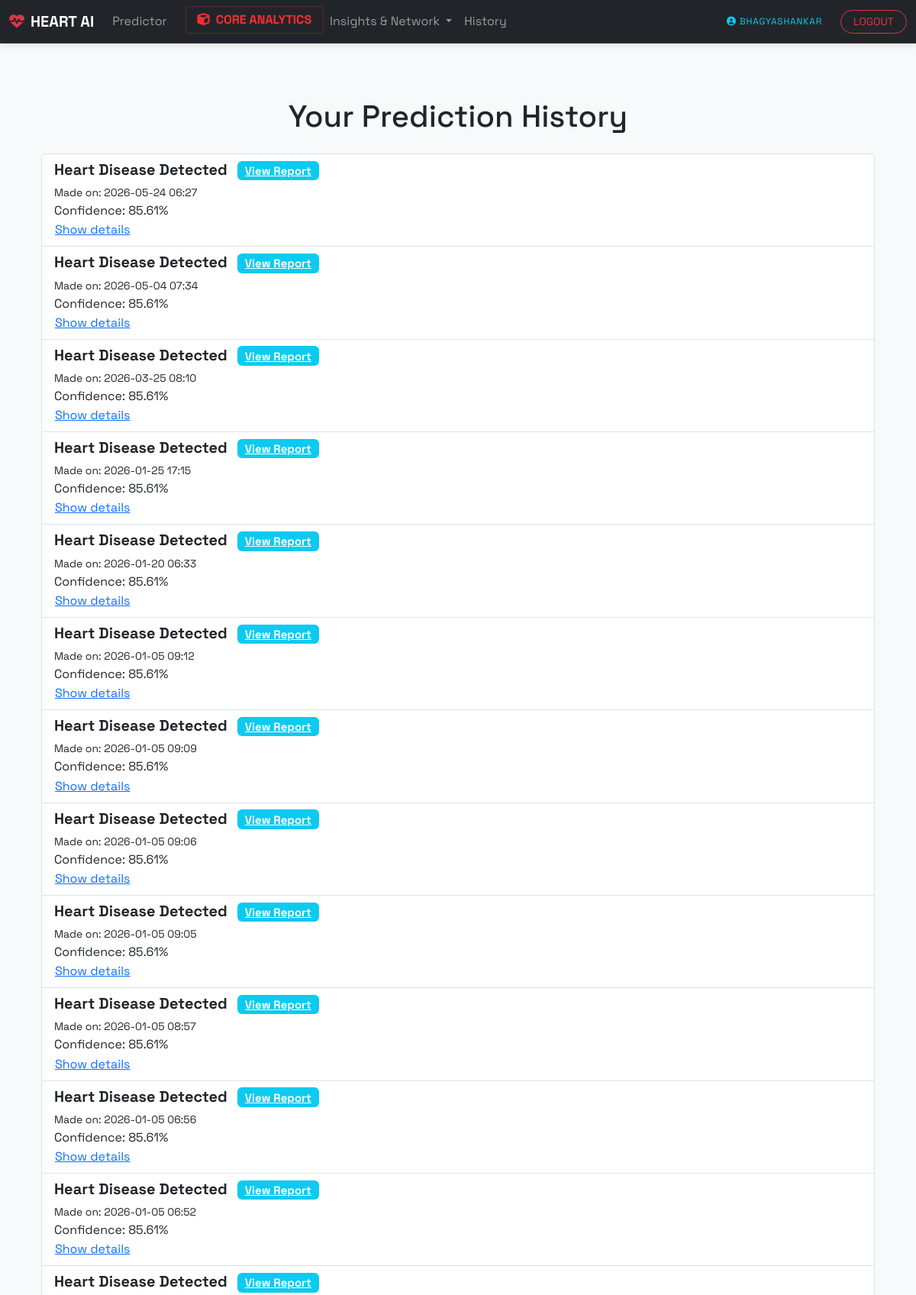
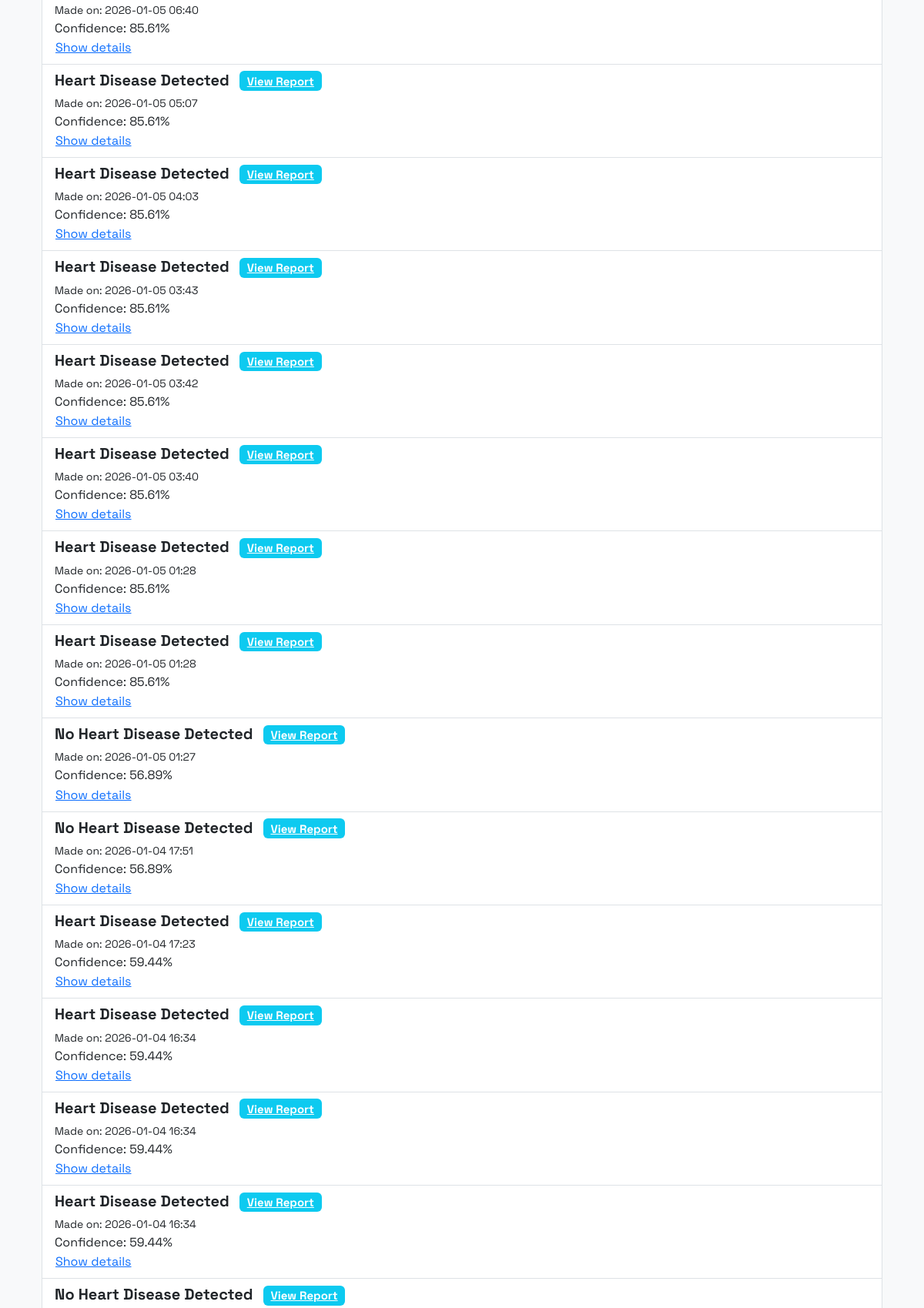
The page /history (signed in, upper part) on the database its author committed (2 pictures, top to bottom).
### app.py (models this page shows)
class Prediction(db.Model):
    id = db.Column(db.Integer, primary_key=True)
    user_id = db.Column(db.Integer, db.ForeignKey('user.id'), nullable=False)
    timestamp = db.Column(db.DateTime, default=datetime.utcnow)
    features_json = db.Column(db.String(500))
    prediction_result = db.Column(db.String(50))
    confidence = db.Column(db.Float)

### app.py (the view)
@app.route("/history")
def history():
    if "user_id" not in session: return redirect(url_for("login"))
    user_preds = Prediction.query.filter_by(user_id=session["user_id"]).order_by(Prediction.timestamp.desc()).all()
    return render_template("history.html", predictions=user_preds)

### app.py (called while the page is built)
def get_data():
    if 'df' not in g:
        try:
            g.df = pd.read_csv('heart.csv')
            g.model = joblib.load('heart_model.pkl')
            if os.path.exists('feature_importances.csv'):
                g.feat_imp_df = pd.read_csv('feature_importances.csv')
            else:
                g.feat_imp_df = pd.DataFrame({'Feature': ['Age', 'CP', 'Chol', 'Trestbps', 'Thalach'], 'Importance': [0.2, 0.3, 0.15, 0.1, 0.25]})
            g.feature_cols = g.df.drop('target', axis=1).columns.tolist() if 'target' in g.df.columns else g.df.columns.tolist()
        except Exception as e:
            print(f"Asset Load Error: {e}")
            g.df = g.model = g.feature_cols = g.feat_imp_df = None

@app.before_request
def load_assets():
    get_data()

### templates/history.html (shortened to what this page needs)
{% extends "base.html" %}
{% block content %}
<div class="container mt-5">
    <h1 class="text-center mb-4">Your Prediction History</h1>
    {% if predictions %}
        <div class="list-group">
            {% for pred in predictions %}
            <div class="list-group-item list-group-item-action d-flex justify-content-between align-items-center">
                <div>
                    <h5 class="mb-1">
                        <strong>{{ pred.prediction_result }}</strong>
                        <a href="{{ url_for('report', prediction_id=pred.id) }}" class="badge bg-info text-white ms-2">View Report</a>
                    </h5>
                    <small>Made on: {{ pred.timestamp.strftime('%Y-%m-%d %H:%M') }}</small>
                    <p class="mb-0">Confidence: {{ pred.confidence }}%</p>
                    <button class="btn btn-link p-0" type="button" data-bs-toggle="collapse" data-bs-target="#collapse-{{ pred.id }}" aria-expanded="false">
                        Show details
                    </button>
                </div>
            </div>
            {% endfor %}
        </div>
    {% else %}
        <div class="alert alert-info text-center" role="alert">
            You have no prediction history. <a href="{{ url_for('home') }}">Make a prediction now!</a>
        </div>
    {% endif %}
</div>
{% endblock %}

### templates/base.html (shortened to what this page needs)
<!DOCTYPE html>
<html lang="en">
<head>
    <link rel="stylesheet" href="{{ url_for('static', filename='style.css') }}" />
    <link href="https://cdn.jsdelivr.net/npm/bootstrap@5.3.0/dist/css/bootstrap.min.css" rel="stylesheet">
    <link rel="stylesheet" href="https://cdnjs.cloudflare.com/ajax/libs/font-awesome/6.4.0/css/all.min.css">
</head>
<body>
    <nav class="navbar navbar-expand-lg navbar-dark bg-dark">
        <div class="container-fluid">
            <a class="navbar-brand fw-bold" href="{{ url_for('home') }}">
                <i class="fas fa-heartbeat text-danger me-2"></i>HEART AI
            </a>
            <div class="collapse navbar-collapse" id="navbarNav">
                <ul class="navbar-nav me-auto">
                    <li class="nav-item">
                        <a class="nav-link" href="{{ url_for('home') }}">Predictor</a>
                    </li>
                    <li class="nav-item">
                        <a class="nav-link nav-link-special ms-lg-3" href="{{ url_for('analytics') }}">
                            <i class="fas fa-cube me-1"></i> CORE ANALYTICS
                        </a>
                    </li>
                    <li class="nav-item dropdown">
                        <a class="nav-link dropdown-toggle" href="#" id="navbarDropdown" role="button" data-bs-toggle="dropdown">
                            Insights & Network
                        </a>
                    </li>
                    <li class="nav-item">
                        <a class="nav-link" href="{{ url_for('history') }}">History</a>
                    </li>
                </ul>
                <ul class="navbar-nav ms-auto align-items-center">
                    {% if session.user_id %}
                    <li class="nav-item">
                        <span class="nav-link text-info x-small text-uppercase">
                            <i class="fas fa-user-circle me-1"></i>{{ session['username'] }}
                        </span>
                    </li>
                    <li class="nav-item">
                        <a class="btn btn-sm btn-outline-danger ms-lg-3 px-3 rounded-pill" href="{{ url_for('logout') }}">LOGOUT</a>
                    </li>
                    {% endif %}
                </ul>
            </div>
        </div>
    </nav>
    <main class="{% if request.endpoint != 'analytics' %}container mt-4{% endif %}" style="flex: 1;">
        {% block content %}{% endblock %}
    </main>
</body>
</html>

### static/css/style.css (style rules this page uses)
body { background-color: #f8f9fa; font-family: 'Arial', sans-serif; }
.navbar-brand { font-weight: bold; }

### templates/base.html (style rules this page uses)
body { font-family: 'Space Grotesk', sans-serif; transition: background-color 0.5s ease; min-height: 100vh; display: flex; flex-direction: column; background-color: #f8f9fa; }
.navbar { z-index: 1050; border-bottom: 1px solid rgba(255,255,255,0.1); box-shadow: 0 2px 10px rgba(0,0,0,0.1); }
.x-small { font-size: 0.75rem; letter-spacing: 0.05rem; }
.fa-heartbeat { animation: pulse 1.5s infinite; }
.nav-link-special { color: #ff2e2e !important; font-weight: bold; border: 1px solid rgba(255, 46, 46, 0.3); border-radius: 4px; padding: 5px 15px !important; transition: 0.3s; }

### rows shown on the page
Prediction: prediction_result "Heart Disease Detected", timestamp "2026-05-24 06:27", confidence "85.61"
Prediction: prediction_result "Heart Disease Detected", timestamp "2026-05-04 07:34", confidence "85.61"
Prediction: prediction_result "Heart Disease Detected", timestamp "2026-03-25 08:10", confidence "85.61"
Prediction: prediction_result "Heart Disease Detected", timestamp "2026-01-25 17:15", confidence "85.61"
Prediction: prediction_result "Heart Disease Detected", timestamp "2026-01-20 06:33", confidence "85.61"
Prediction: prediction_result "Heart Disease Detected", timestamp "2026-01-05 09:12", confidence "85.61"
Prediction: prediction_result "Heart Disease Detected", timestamp "2026-01-05 09:09", confidence "85.61"
Prediction: prediction_result "Heart Disease Detected", timestamp "2026-01-05 09:06", confidence "85.61"
Prediction: prediction_result "Heart Disease Detected", timestamp "2026-01-05 09:05", confidence "85.61"
Prediction: prediction_result "Heart Disease Detected", timestamp "2026-01-05 08:57", confidence "85.61"
Prediction: prediction_result "Heart Disease Detected", timestamp "2026-01-05 06:56", confidence "85.61"
Prediction: prediction_result "Heart Disease Detected", timestamp "2026-01-05 06:52", confidence "85.61"
Prediction: prediction_result "Heart Disease Detected", timestamp "2026-01-05 06:40", confidence "85.61"
Prediction: prediction_result "Heart Disease Detected", timestamp "2026-01-05 05:07", confidence "85.61"
Prediction: prediction_result "Heart Disease Detected", timestamp "2026-01-05 04:03", confidence "85.61"
Prediction: prediction_result "Heart Disease Detected", timestamp "2026-01-05 03:43", confidence "85.61"
Prediction: prediction_result "Heart Disease Detected", timestamp "2026-01-05 03:42", confidence "85.61"
Prediction: prediction_result "Heart Disease Detected", timestamp "2026-01-05 03:40", confidence "85.61"
Prediction: prediction_result "Heart Disease Detected", timestamp "2026-01-05 01:28", confidence "85.61"
Prediction: prediction_result "Heart Disease Detected", timestamp "2026-01-05 01:28", confidence "85.61"
Prediction: prediction_result "No Heart Disease Detected", timestamp "2026-01-05 01:27", confidence "56.89"
Prediction: prediction_result "No Heart Disease Detected", timestamp "2026-01-04 17:51", confidence "56.89"
Prediction: prediction_result "Heart Disease Detected", timestamp "2026-01-04 17:23", confidence "59.44"
Prediction: prediction_result "Heart Disease Detected", timestamp "2026-01-04 16:34", confidence "59.44"
Prediction: prediction_result "Heart Disease Detected", timestamp "2026-01-04 16:34", confidence "59.44"
Prediction: prediction_result "Heart Disease Detected", timestamp "2026-01-04 16:34", confidence "59.44"
Prediction: prediction_result "No Heart Disease Detected"

### other values the page prints
{{ session['username'] }} "BHAGYASHANKAR"
